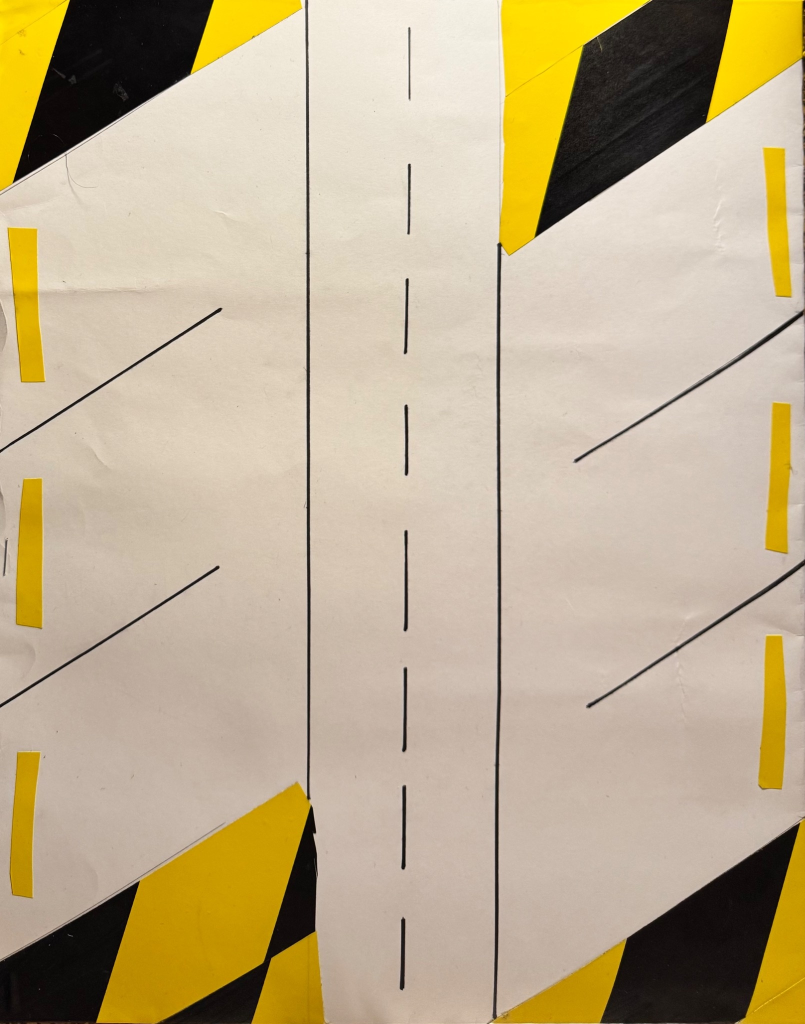
#> input picture iots/fotos/vacio_normalized.jpeg, 1610 x 2048 px, found by its file name (shown at 1/2 size)
$ python estacionamiento.py   (older library calls are emulated)
#> lines starting #> are read from the running program, lines starting #| are printed output that depends on the picture
import cv2
import os
import json
import sys
import numpy as np
from skimage.metrics import structural_similarity as ssim


def cargar_imagen(ruta, escala_grises=False):
    """Carga una imagen desde una ruta específica."""
#> called with escala_grises = False
    flag = cv2.IMREAD_GRAYSCALE if escala_grises else cv2.IMREAD_COLOR
    imagen = cv2.imread(ruta, flag)
#> imagen is the input picture: shape (2048, 1610, 3); mean B, G, R 142.1, 174.4, 191
    if imagen is None:
        raise ValueError(f"No se pudo cargar la imagen desde {ruta}")
    print(f"[INFO] Imagen cargada desde {ruta}, dimensiones: {imagen.shape}")
#| [INFO] Imagen cargada desde /Users/fernandoleonfranco/Documents/GitHub/Semestre_III/iots/fotos/vacio_normalized.jpeg, dimensiones: (2048, 1610, 3)
#| [INFO] Imagen cargada desde /Users/fernandoleonfranco/Documents/GitHub/Semestre_III/iots/fotos/vacio_normalized.jpeg, dimensiones: (2048, 1610, 3)
#> call 3 of cargar_imagen, with escala_grises = False
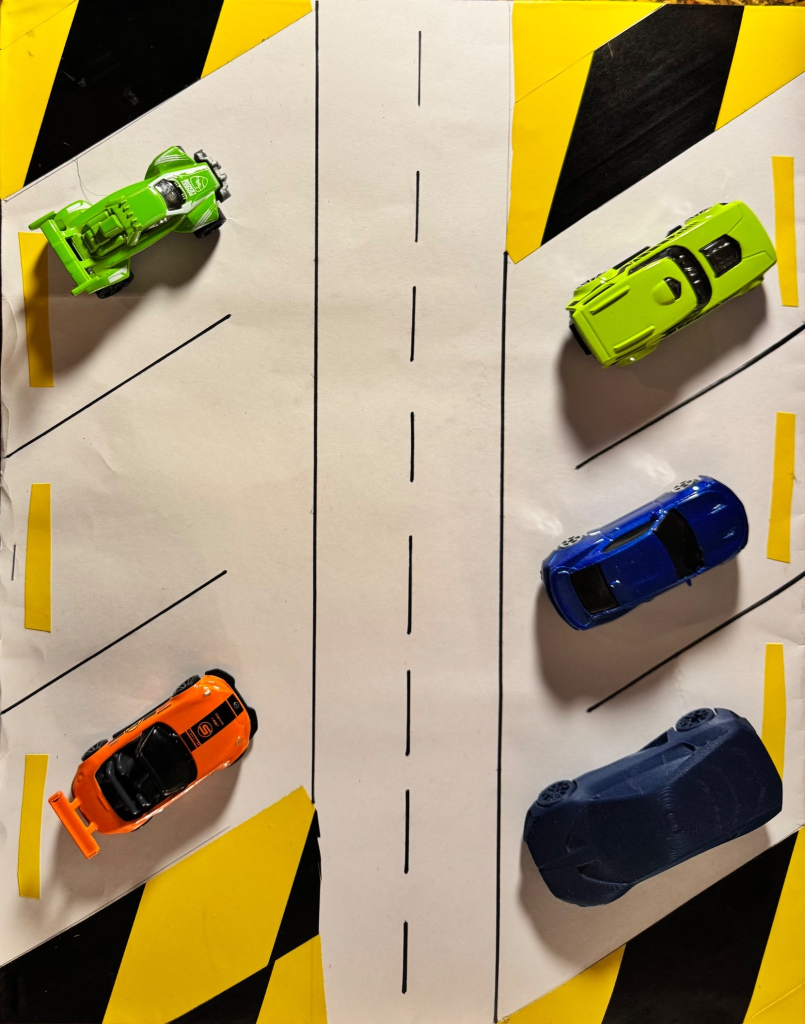
#> input picture iots/fotos/cinco_normalized.jpeg, 1610 x 2048 px, found by its file name (shown at 1/2 size)
#> in cargar_imagen, imagen is the input picture: shape (2048, 1610, 3); mean B, G, R 113.2, 151, 166.7
#| [INFO] Imagen cargada desde /Users/fernandoleonfranco/Documents/GitHub/Semestre_III/iots/fotos/cinco_normalized.jpeg, dimensiones: (2048, 1610, 3)
    return imagen


def preprocesar_imagen(imagen):
    """Aplica preprocesamiento a la imagen para resaltar diferencias."""
    gris = cv2.cvtColor(imagen, cv2.COLOR_BGR2GRAY)
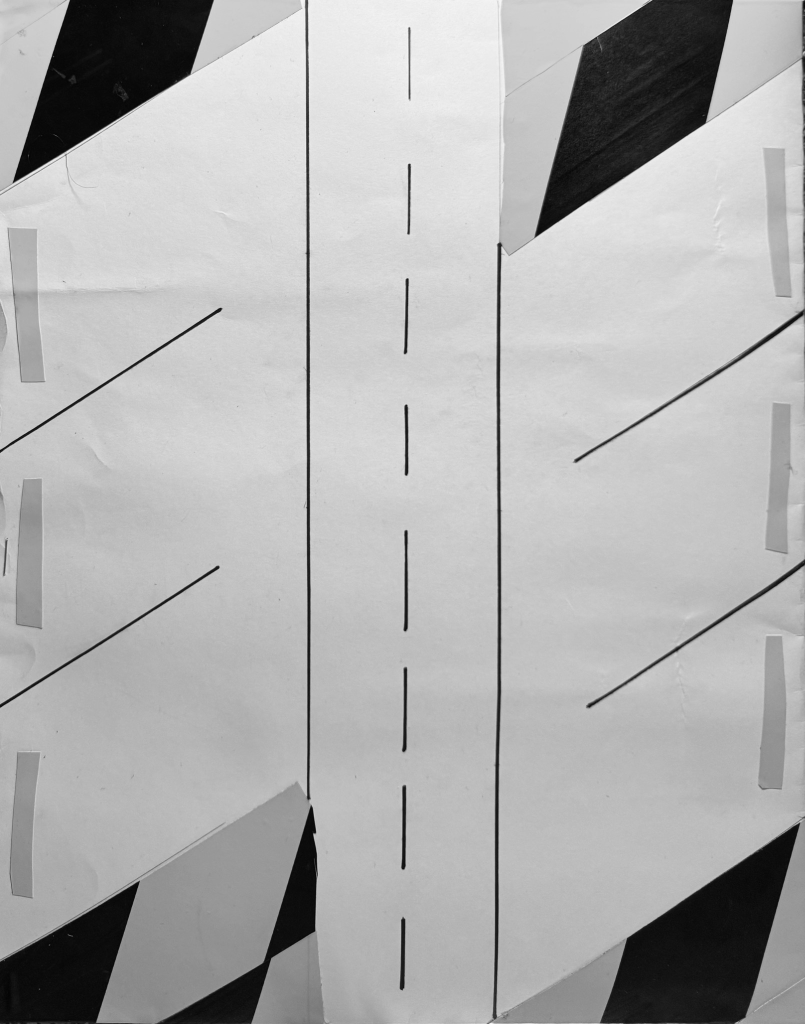
#> gris: shape (2048, 1610) (shown at 1/2 size); min 0, max 251, mean 175.7
    desenfoque = cv2.GaussianBlur(gris, (5, 5), 0)
    print(f"[INFO] Imagen preprocesada, dimensiones: {gris.shape}, promedio de intensidad: {np.mean(gris):.2f}")
#| [INFO] Imagen preprocesada, dimensiones: (2048, 1610), promedio de intensidad: 175.67
    return desenfoque


# [85 lines left out: functions calcular_diferencia_pixeles, calcular_similitud_estructural, comparar_histogramas, diferencia_acumulada, detectar_area_ocupada, calcular_gradiente_sobel and 3 more, not called in this run]


def guardar_coordenadas(ruta_archivo, coordenadas):
    """Guarda las coordenadas de los cajones en un archivo JSON."""
    with open(ruta_archivo, "w") as archivo:
        json.dump(coordenadas, archivo, indent=4)
    print(f"Coordenadas guardadas en {ruta_archivo}")


def cargar_coordenadas(ruta_archivo):
    """Carga las coordenadas de los cajones desde un archivo JSON."""
    if os.path.exists(ruta_archivo):
        with open(ruta_archivo, "r") as archivo:
            return json.load(archivo)
    else:
        print("No se encontraron coordenadas guardadas. Realiza el setup inicial.")
        return []


# Ruta del archivo para guardar coordenadas
archivo_coordenadas = "lugares_estacionamiento.json"

# Cargar las coordenadas guardadas o realizar setup inicial
lugares_estacionamiento = cargar_coordenadas(archivo_coordenadas)

if not lugares_estacionamiento:  # Si no hay coordenadas, ejecutar setup inicial
    print("No se encontraron coordenadas. Realiza el setup inicial.")
    imagen = cargar_imagen(
        "/Users/fernandoleonfranco/Documents/GitHub/Semestre_III/iots/fotos/vacio_normalized.jpeg"
    )
    vertices_cajon = []

    # [16 lines left out: function seleccionar_cajones, not called in this run]

    cv2.imshow("Setup de cajones", imagen)
    cv2.setMouseCallback("Setup de cajones", seleccionar_cajones)
    cv2.waitKey(0)
    guardar_coordenadas(archivo_coordenadas, lugares_estacionamiento)
    cv2.destroyAllWindows()

# Imágenes para probar
foto_referencia = (
    "/Users/fernandoleonfranco/Documents/GitHub/Semestre_III/iots/fotos/vacio_normalized.jpeg"
)
foto_actual = (
    "/Users/fernandoleonfranco/Documents/GitHub/Semestre_III/iots/fotos/cinco_normalized.jpeg"
)


# Función para consolidar resultados entre métodos
def consolidar_resultados(resultados_metodo):
    """Combina resultados de todos los métodos para una predicción final."""
    votos = [sum(lugar) for lugar in zip(*resultados_metodo)]
    predicciones_finales = [1 if votos[i] > len(resultados_metodo) // 2 else 0 for i in range(len(votos))]
    return predicciones_finales

# Lista esperada de estados (0: vacío, 1: ocupado)
estado_esperado = [1, 0, 1, 1, 1, 1]  # Modifica esta lista según el caso

try:
    # Cargar imágenes
    imagen_referencia = cargar_imagen(foto_referencia, escala_grises=False)
    imagen_actual = cargar_imagen(foto_actual, escala_grises=False)

    # Preprocesar imágenes
    imagen_referencia_pre = preprocesar_imagen(imagen_referencia)
    imagen_actual_pre = preprocesar_imagen(imagen_actual)
#> in preprocesar_imagen (call 2), `gris = cv2.cvtColor(imagen, cv2.COLOR_BGR2GRAY)`:
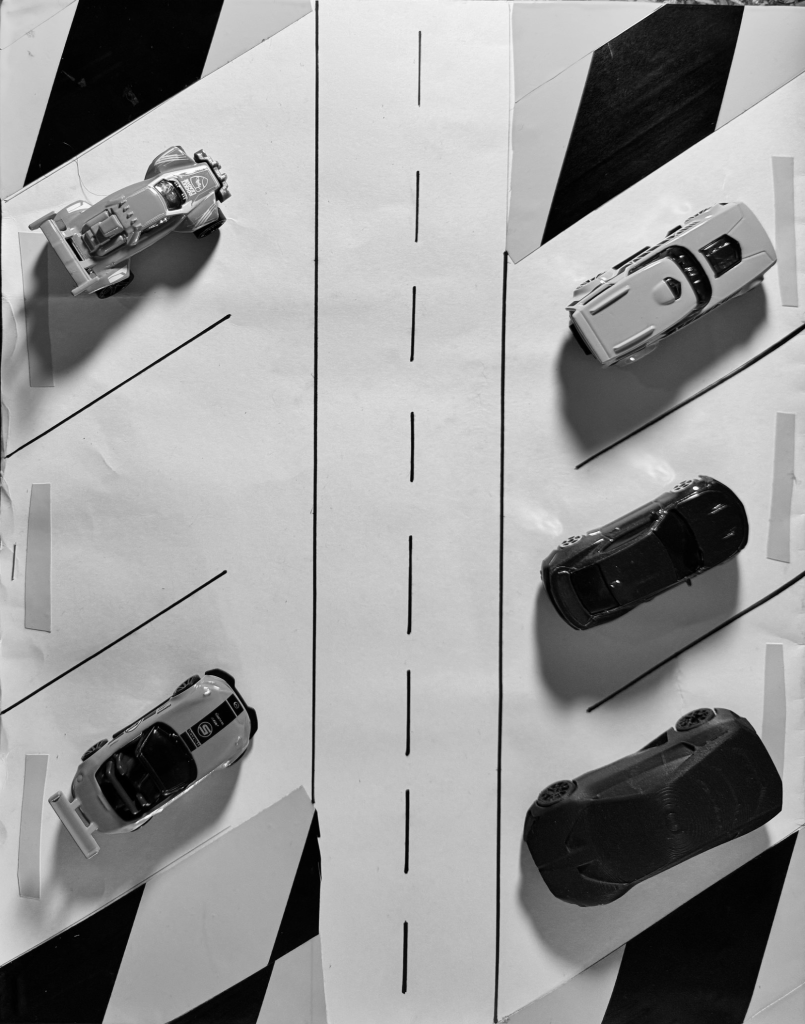
#> gris: shape (2048, 1610) (shown at 1/2 size); min 0, max 255, mean 151.4
#| [INFO] Imagen preprocesada, dimensiones: (2048, 1610), promedio de intensidad: 151.38

    # Métodos disponibles
    metodos = [
        {
            "nombre": "Diferencia de píxeles",
            "funcion": calcular_diferencia_pixeles,
            "argumentos": lambda roi_referencia, roi_actual: (roi_referencia, roi_actual),
            "umbral": lambda x: x > 0.05,
        },
        {
            "nombre": "Similitud estructural (SSIM)",
            "funcion": calcular_similitud_estructural,
            "argumentos": lambda roi_referencia, roi_actual: (roi_referencia, roi_actual),
            "umbral": lambda x: x < 0.9,
        },
        {
            "nombre": "Similitud de histogramas",
            "funcion": comparar_histogramas,
            "argumentos": lambda roi_referencia, roi_actual: (roi_referencia, roi_actual),
            "umbral": lambda x: x < 0.5,
        },
        {
            "nombre": "Área ocupada",
            "funcion": detectar_area_ocupada,
            "argumentos": lambda roi_referencia, roi_actual: (roi_actual,),
            "umbral": lambda x: x > 5000,
        },
        {
            "nombre": "Gradiente Sobel",
            "funcion": calcular_gradiente_sobel,
            "argumentos": lambda roi_referencia, roi_actual: (roi_actual,),
            "umbral": lambda x: x > 1e6,
        },
    ]

    # Evaluar el estacionamiento método por método
    resultados_totales = []
    for metodo in metodos:
        print(f"\n[INFO] Evaluando todo el estacionamiento con el método: {metodo['nombre']}")

        # Crear una copia de la imagen para este método
        imagen_metodo = imagen_actual.copy()
        resultados_metodo = []

        for i, vertices in enumerate(lugares_estacionamiento, start=1):
            print(f"\n[INFO] Evaluando lugar {i} con el método {metodo['nombre']}...")

            # Crear máscara y aplicar
            mascara = crear_mascara(imagen_referencia.shape, vertices)
            roi_referencia = aplicar_mascara(imagen_referencia_pre, mascara)
            roi_actual = aplicar_mascara(imagen_actual_pre, mascara)

            # Ejecutar el método con los argumentos correctos
            argumentos = metodo["argumentos"](roi_referencia, roi_actual)
            resultado = metodo["funcion"](*argumentos)

            # Decidir estado
            estado = 1 if metodo["umbral"](resultado) else 0
            resultados_metodo.append(estado)  # Almacenar el estado (0 o 1)
            print(f"[RESULTADO] Lugar {i}: Resultado = {resultado:.4f}, Estado = {'ocupado' if estado == 1 else 'vacío'}")

            # Dibujar en la imagen
            color = (0, 255, 0) if estado == 0 else (0, 0, 255)
            cv2.polylines(
                imagen_metodo,
                [np.array(vertices, np.int32)],
                isClosed=True,
                color=color,
                thickness=2,
            )
            cv2.putText(imagen_metodo, f"Lugar {i}: {'ocupado' if estado == 1 else 'vacío'}",
                        (vertices[0][0], vertices[0][1] - 20),
                        cv2.FONT_HERSHEY_SIMPLEX, 1, color, 2, cv2.LINE_AA)

        # Mostrar el resultado visual de este método
        cv2.imshow(f"Resultado - {metodo['nombre']}", imagen_metodo)
        cv2.waitKey(0)
        cv2.destroyAllWindows()

        # Guardar resultados del método
        resultados_totales.append(resultados_metodo)

        # Validación de resultados
        aciertos = sum(1 for pred, esp in zip(resultados_metodo, estado_esperado) if pred == esp)
        total = len(estado_esperado)
        precision = aciertos / total
        print(f"\n[VALIDACIÓN] Método: {metodo['nombre']}")
        print(f" - Predicciones: {resultados_metodo}")
        print(f" - Estado esperado: {estado_esperado}")
        print(f" - Precisión: {precision:.2%}")
#> after the loop, resultados_totales = [[], [], [], [], []]

    # Consolidar resultados finales entre métodos
    predicciones_finales = consolidar_resultados(resultados_totales)
#> in consolidar_resultados, `votos = [sum(lugar) for lugar in zip(*resultados_metodo)]`: votos = []
#> predicciones_finales = []
    print("\n[RESULTADO FINAL] Consolidado de todos los métodos:")
    print(f" - Predicciones finales: {predicciones_finales}")
#|  - Predicciones finales: []
    print(f" - Estado esperado: {estado_esperado}")

    # Calcular precisión final
    aciertos_finales = sum(1 for pred, esp in zip(predicciones_finales, estado_esperado) if pred == esp)
#> aciertos_finales = 0
    precision_final = aciertos_finales / len(estado_esperado)
#> precision_final = 0
    print(f" - Precisión final: {precision_final:.2%}")
#|  - Precisión final: 0.00%

except Exception as e:
    print(f"Error: {e}")
    sys.exit()
